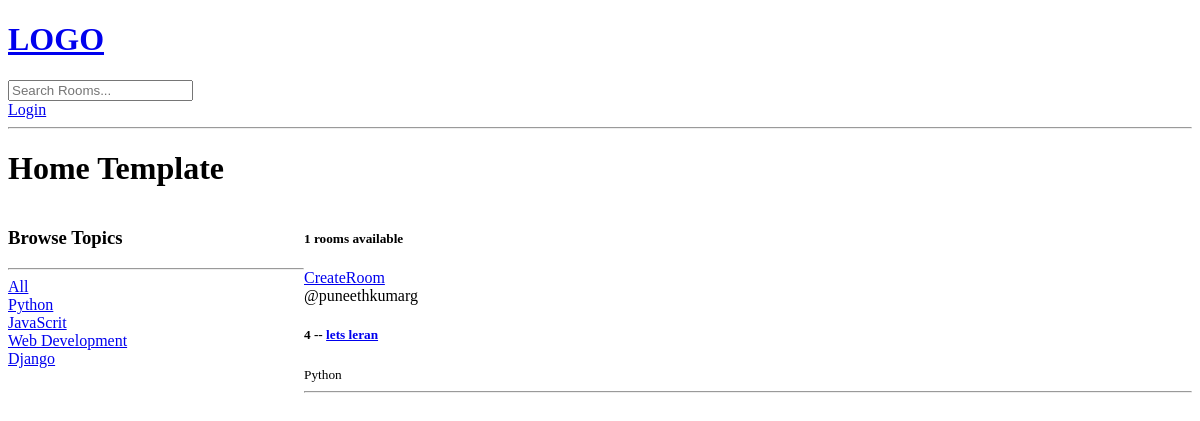
/, run on an earlier commit of the app's database.
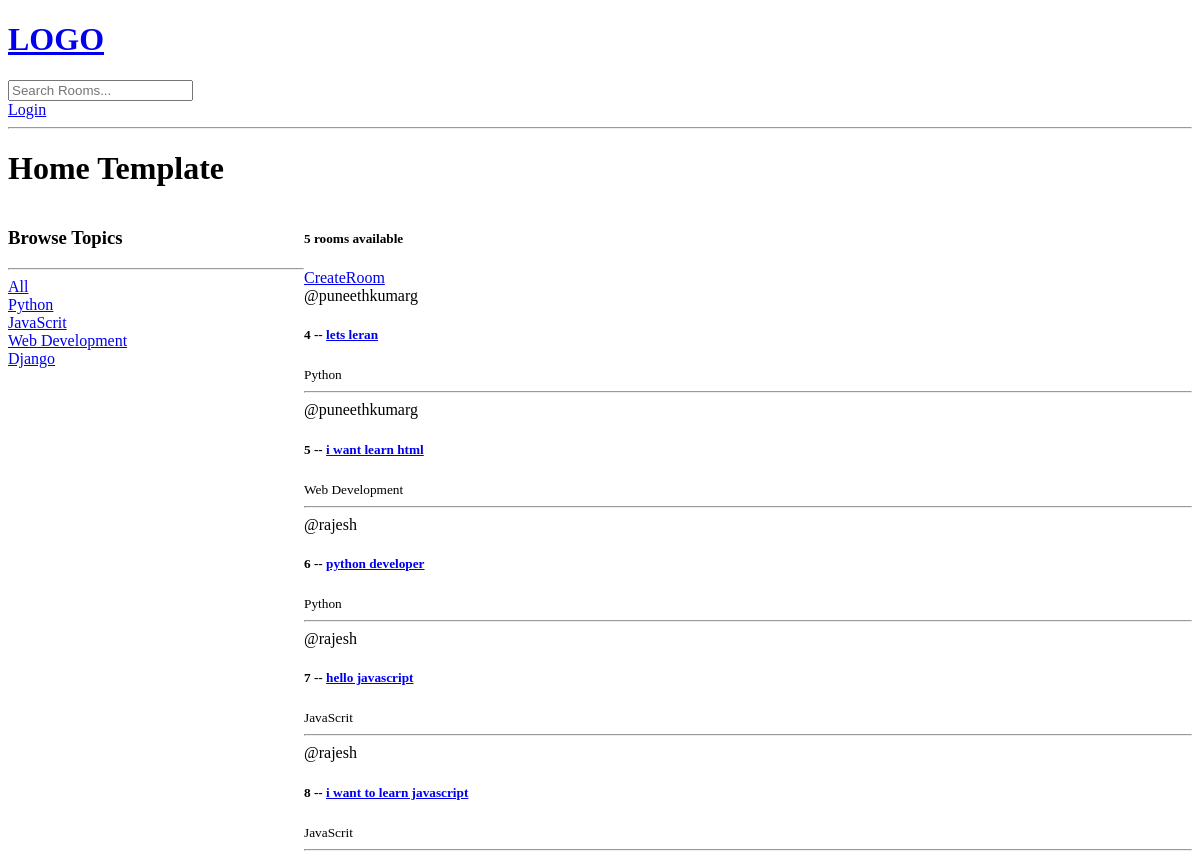
And on a later commit of the database.
### base/models.py (models this page shows, shortened)
class Topic(models.Model):
    name = models.CharField(max_length=200)
    def __str__(self) -> str:
        return self.name

class Room(models.Model):
    host = models.ForeignKey(User,on_delete=models.SET_NULL,null=True)
    topic = models.ForeignKey('Topic',on_delete=models.SET_NULL,null=True)
    name = models.CharField(max_length=280)
    description = models.TextField(null=True, blank=True)
    updated = models.DateTimeField(auto_now=True)
    created = models.DateTimeField(auto_now_add=True)
    class Meta:
        ordering = ['created','updated']

### base/views.py (the view)
# urls.py: path('',views.home,name="home"),
def home(request):
    q = request.GET.get('q') if request.GET.get('q') != None else ''
    rooms  = Room.objects.filter(
        Q(topic__name__icontains = q)|
        Q(name__icontains = q)|
        Q(host__username__icontains = q)|
        Q(description__icontains = q)
        )
    topics = Topic.objects.all()
    rooms_count = rooms .count()
    context = {
        "rooms":rooms,
        "topics":topics,
        "rooms_count":rooms_count,
        }
    return render(request,'base/home.html',context)

### base/templates/base/home.html (shortened to what this page needs)
{% extends "main.html" %} {% block content %}
<h1>Home Template</h1>
<div class="home-container">
  <div>
    <h3>Browse Topics</h3>
    <hr />
    <div>
      <a href="{% url 'home' %}">All</a>
    </div>
    {% for topic in topics%}
    <div><a href="{% url 'home'%}?q={{topic.name}}">{{topic}}</a></div>
    {% endfor %}
  </div>
  <div>
    <h5>{{rooms_count}} rooms available</h5>
    <a href="{% url 'createRoom' %}">CreateRoom</a>
    <div>
      {% for room in rooms %}
      <div>
        <span>@{{ room.host.username }}</span>
        <h5>
          {{room.id}} -- <a href="{% url 'room' room.id %}"> {{room.name}}</a>
        </h5>
        <small>{{room.topic.name}}</small>
        <hr />
      </div>
      {% endfor %}
    </div>
  </div>
</div>
{% endblock content %}

### templates/main.html (shortened to what this page needs)
<!DOCTYPE html>
<html>
  <head>
  </head>
  <body>
    {% include "nav_bar.html" %}  {% block content %} {% endblock %}
  </body>
</html>

### templates/nav_bar.html
<a href="/">
  <h1>LOGO</h1>
</a>
<form action="" method="GET">
  <input type="text" name="q" placeholder="Search Rooms..." />
</form>
{% if request.user.is_authenticated %}
<h2>@Hello {{request.user}}</h2>
<a href="{% url 'logout'%}">Logout </a>
{% else %}
<a href="{% url 'login'%}">Login </a>
{% endif %}
<hr />

### base/templates/base/home.html (style rules this page uses)
.home-container { display: grid; grid-template-columns: 1fr 3fr; }

What changed in the data, as far as the page shows it:
added Room: host.username "puneethkumarg", id "5", name "i want learn html", topic.name "Web Development"
added Room: host.username "rajesh", id "6", name "python developer", topic.name "Python"
added Room: host.username "rajesh", id "7", name "hello javascript", topic.name "JavaScrit"
added Room: host.username "rajesh", id "8", name "i want to learn javascript", topic.name "JavaScrit"
Also different on the page:
{{ rooms_count }}: "1" → "5"
